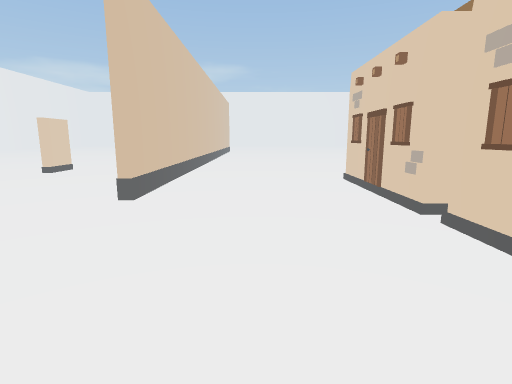
View 1 (above)

19 first-person views from a walk through a 3-D level made in the Unity game engine. The camera is 1.4 m above the floor, tilts 10° down and sees 80° across. The floor is counted in squares, 1 m on a side. Each view is taken from the middle of a square. On the plan, view 1 faces up. The plan holds only what a view shows up to about 14 squares ahead; the rest is blank. The place goes on beyond the plan. The player is left out. Some surface patterns are stand-ins.

View 2
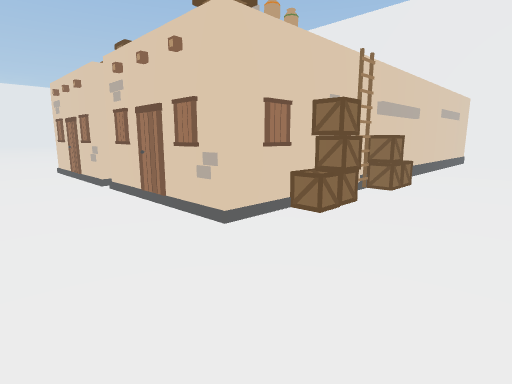

View 3
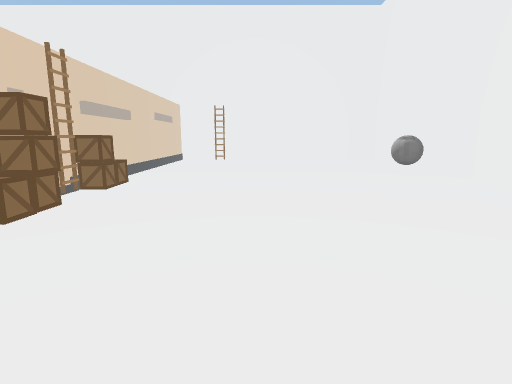

View 4
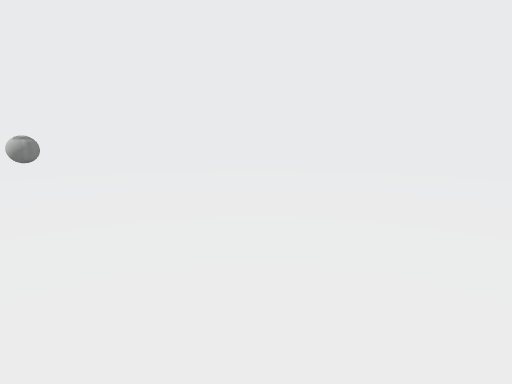

View 5
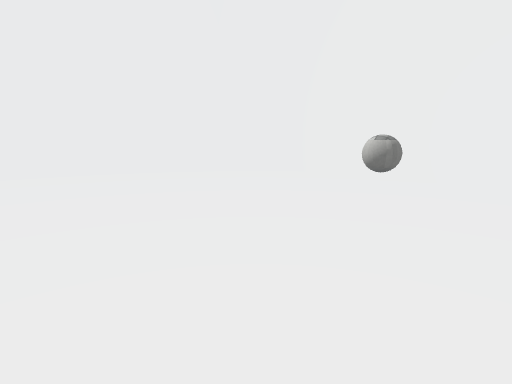

View 6
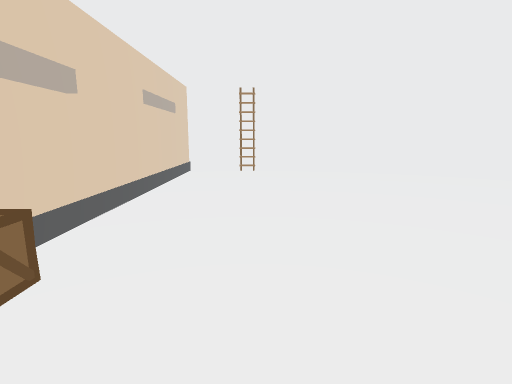

View 7
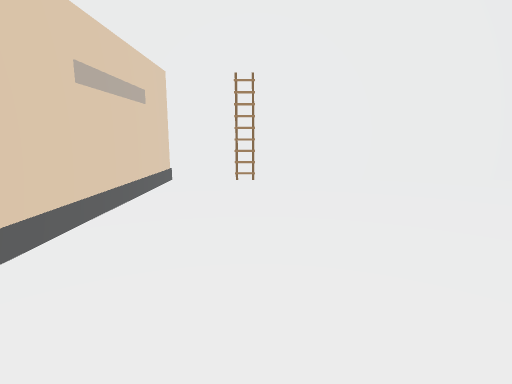

View 8
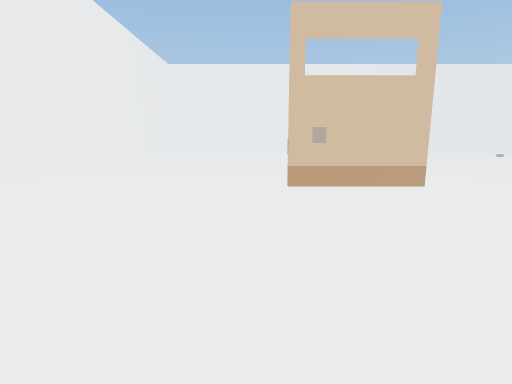

View 9
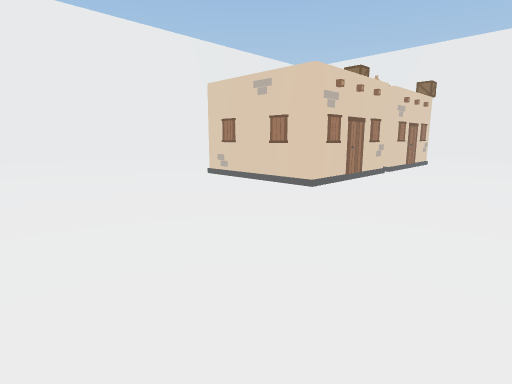

View 10
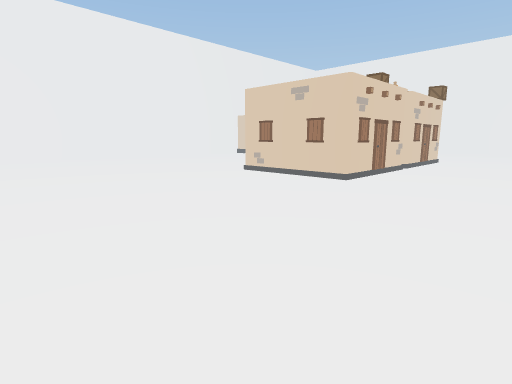

View 11
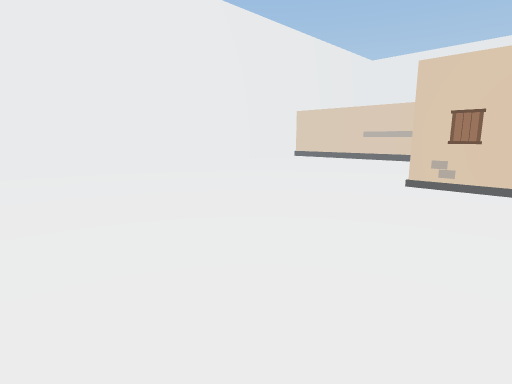

View 12
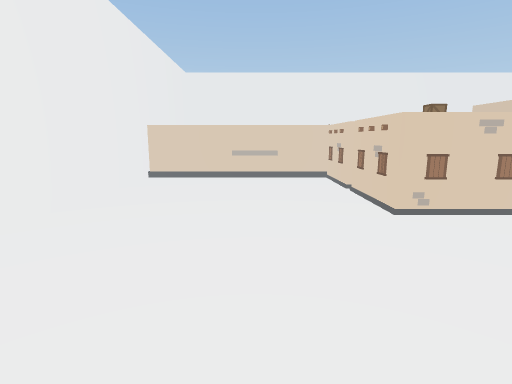

View 13
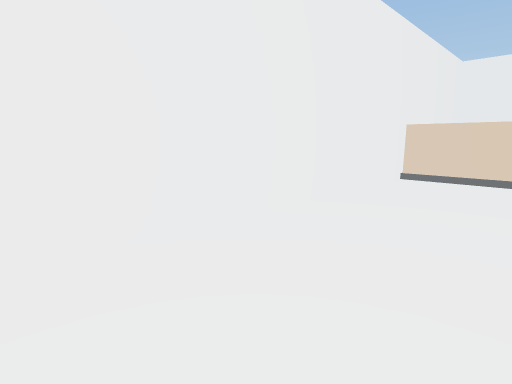

View 14
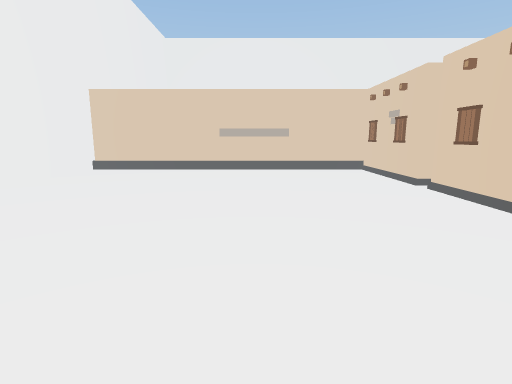

View 15
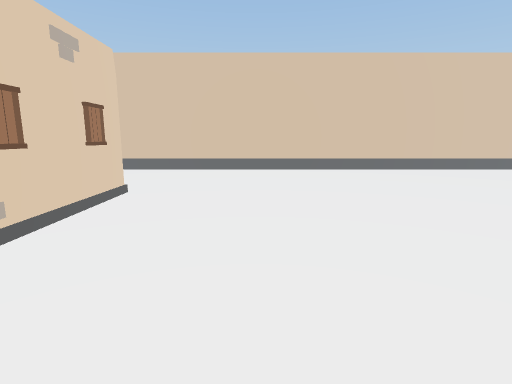

View 16
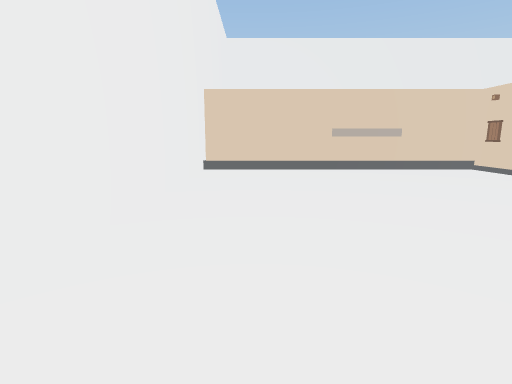

View 17
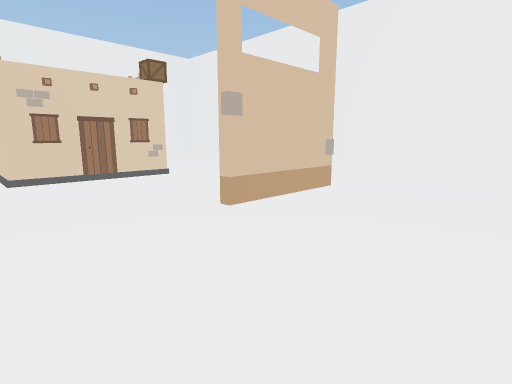

View 18
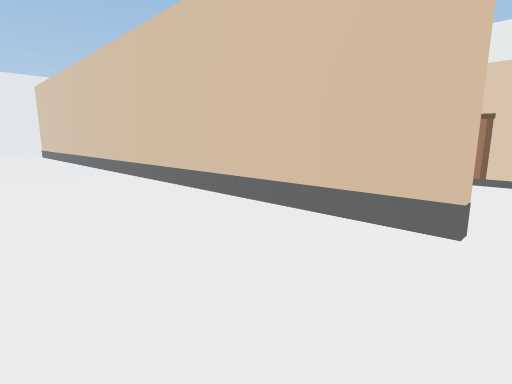

View 19
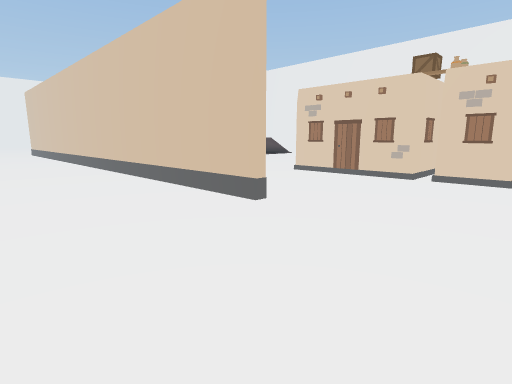

### Floor plan
Key: @ floor where view 1 was taken; # wall or solid block; . floor; / step, stairs or slope; O other object.
Columns run from 8 left of view 1 to 21 right of it. Each row starts with its distance up from view 1.
 21  ....#......         /   ....
 20  ....#........ .....    .....#
 19  ....#.......................#
 18  ....#.......................#
 17  ....#.......................#
 16  ....#.......................#
 15  ....#.......................#
 14 .....#.......................#
 13 .....#.......................#
 12 .....#.......................#
 11 .....#......O..O.............#
 10 .....#.....######............#
  9 .....#.....#    #............#
  8 .....#.....#    #............#
  7 .....#.....##   #............#
  6 ...........O#####............#
  5 ...........##   #............#
  4 ...........#    #............#
  3 ...........#    #............#
  2 ...........#    #............#
  1 .....#.....##   #............#
  0 .....#..@..O##O##OO###########
 -1  ....O.......OO..O...........#
 -2 .....O.......................#
 -3 .............................#
 -4 .............................#
 -5 .............................#
 -6 .............................#
 -7 .............................#
 -8 .............................#
 -9 .............................#
-10 ..................OO.........#
-11 .............................#
-12 .............................#
-13 #########################  ###

Positions as (right, up) in squares from view 1, and headings:
1: (0, 0), facing up
2: (0, -4), facing up-right
3: (0, -5), facing right
4: (2, 1), facing down
5: (7, -2), facing down-right
6: (7, -3), facing right
7: (10, -3), facing right
8: (6, -3), facing left
9: (-2, 18), facing down-right
10: (-2, 20), facing down-right
11: (5, 20), facing down-right
12: (13, 21), facing down
13: (13, 21), facing down-right
14: (13, 14), facing down
15: (11, 14), facing left
16: (18, 14), facing down
17: (-8, 6), facing down-right
18: (-8, 6), facing up-right
19: (-8, 2), facing up-right
